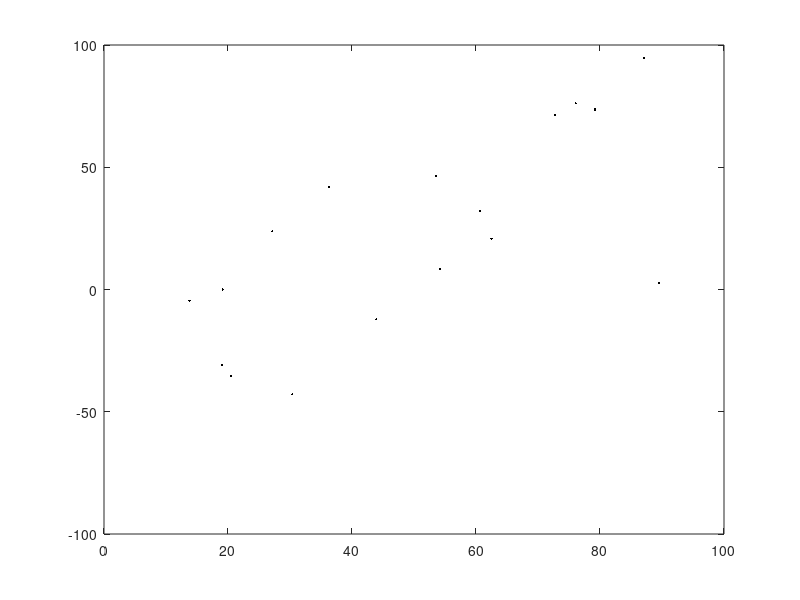

Write the MATLAB code that produced this figure. (Note: this script raises an error after producing the figure.)
% Figure 3D: Learning T1 vs. Learning TBest

%% load data for plotting
load("Learning_T1_data.mat");
load("Learning_TBest_data.mat");

%% plot

% colors
yellow = [0.9216 0.7608 0.3922]; % MA
purple = [0.4471 0.1529 0.6314]; % MF
teal = [0.3176 0.6706 0.6706]; % MM

%
figure

plot(Learning_TBest_data(:),Learning_T1_data(:),'.', 'Color', 'k', 'MarkerSize', 5)
hold on
lsline
hold on

% bird 1
h1 = plot(Learning_TBest_data(1,1), Learning_T1_data(1,1), 'o', 'MarkerFaceColor', yellow, ...
    'MarkerEdgeColor',yellow, 'LineWidth', 2, 'Color', yellow,'MarkerSize', 6); 
hold on
h2 = plot(Learning_TBest_data(1,2), Learning_T1_data(1,2), 'o', 'MarkerFaceColor', purple, ...
    'MarkerEdgeColor',purple, 'LineWidth', 2, 'Color', purple,'MarkerSize', 6); 
hold on
h3 = plot(Learning_TBest_data(1,3), Learning_T1_data(1,3), 'o', 'MarkerFaceColor', teal, ...
    'MarkerEdgeColor',teal, 'LineWidth', 2, 'Color', teal,'MarkerSize', 6); 
hold on

% bird 2
h4 = plot(Learning_TBest_data(2,1),Learning_T1_data(2,1),'square', 'MarkerFaceColor', yellow, ...
    'MarkerEdgeColor',yellow, 'LineWidth', 2, 'Color', yellow,'MarkerSize', 6); 
hold on
h5 = plot(Learning_TBest_data(2,2),Learning_T1_data(2,2), 'square', 'MarkerFaceColor', purple, ...
    'MarkerEdgeColor',purple, 'LineWidth', 2, 'Color', purple,'MarkerSize', 6); 
hold on
h6 = plot(Learning_TBest_data(2,3),Learning_T1_data(2,3), 'square', 'MarkerFaceColor', teal, ...
    'MarkerEdgeColor',teal, 'LineWidth', 2, 'Color', teal,'MarkerSize', 6); 
hold on

% bird 3
h7 = plot(Learning_TBest_data(3,1),Learning_T1_data(3,1), 'x', 'MarkerFaceColor', yellow, ...
    'MarkerEdgeColor',yellow, 'LineWidth', 2, 'Color', yellow,'MarkerSize', 8); 
hold on
h8 = plot(Learning_TBest_data(3,2),Learning_T1_data(3,2), 'x', 'MarkerFaceColor', purple, ...
    'MarkerEdgeColor',purple, 'LineWidth', 2, 'Color', purple,'MarkerSize', 8); 
hold on
h9 = plot(Learning_TBest_data(3,3),Learning_T1_data(3,3), 'x', 'MarkerFaceColor', teal, ...
    'MarkerEdgeColor',teal, 'LineWidth', 2, 'Color', teal,'MarkerSize', 8); 
hold on

% bird 4
h10 = plot(Learning_TBest_data(4,1),Learning_T1_data(4,1), '^', 'MarkerFaceColor', yellow, ...
    'MarkerEdgeColor',yellow, 'LineWidth', 2, 'Color', yellow,'MarkerSize', 6); 
hold on
h11 = plot(Learning_TBest_data(4,2),Learning_T1_data(4,2), '^', 'MarkerFaceColor', purple, ...
    'MarkerEdgeColor',purple, 'LineWidth', 2, 'Color', purple,'MarkerSize', 6); 
hold on
h12 = plot(Learning_TBest_data(4,3),Learning_T1_data(4,3), '^', 'MarkerFaceColor', teal, ...
    'MarkerEdgeColor',teal, 'LineWidth', 2, 'Color', teal,'MarkerSize', 6); 
hold on

% bird 5
h13 = plot(Learning_TBest_data(5,1),Learning_T1_data(5,1), 'pentagram', 'MarkerFaceColor', yellow, ...
    'MarkerEdgeColor',yellow, 'LineWidth', 2, 'Color', yellow,'MarkerSize', 6); 
hold on
h14 = plot(Learning_TBest_data(5,2),Learning_T1_data(5,2), 'pentagram', 'MarkerFaceColor', purple, ...
    'MarkerEdgeColor',purple, 'LineWidth', 2, 'Color', purple,'MarkerSize', 6); 
hold on
h15 = plot(Learning_TBest_data(5,3),Learning_T1_data(5,3), 'pentagram', 'MarkerFaceColor', teal, ...
    'MarkerEdgeColor',teal, 'LineWidth', 2, 'Color', teal,'MarkerSize', 6); 
hold on

% bird 6
h16 = plot(Learning_TBest_data(6,1),Learning_T1_data(6,1), 'v', 'MarkerFaceColor', yellow, ...
    'MarkerEdgeColor',yellow, 'LineWidth', 2, 'Color', yellow,'MarkerSize', 6); 
hold on
h17 = plot(Learning_TBest_data(6,2),Learning_T1_data(6,2), 'v', 'MarkerFaceColor', purple, ...
    'MarkerEdgeColor',purple, 'LineWidth', 2, 'Color', purple,'MarkerSize', 6); 
hold on
h17 = plot(Learning_TBest_data(6,3),Learning_T1_data(6,3), 'v', 'MarkerFaceColor', teal, ...
    'MarkerEdgeColor',teal, 'LineWidth', 2, 'Color', teal,'MarkerSize', 6); 
hold on

% axes lables
set(gca,'LineWidth',2)
set(gca,'FontSize',12)

ylabel('Learning T1 [%]','FontSize',16)
xlabel('Learning TBest [%]','FontSize',16)

box off





